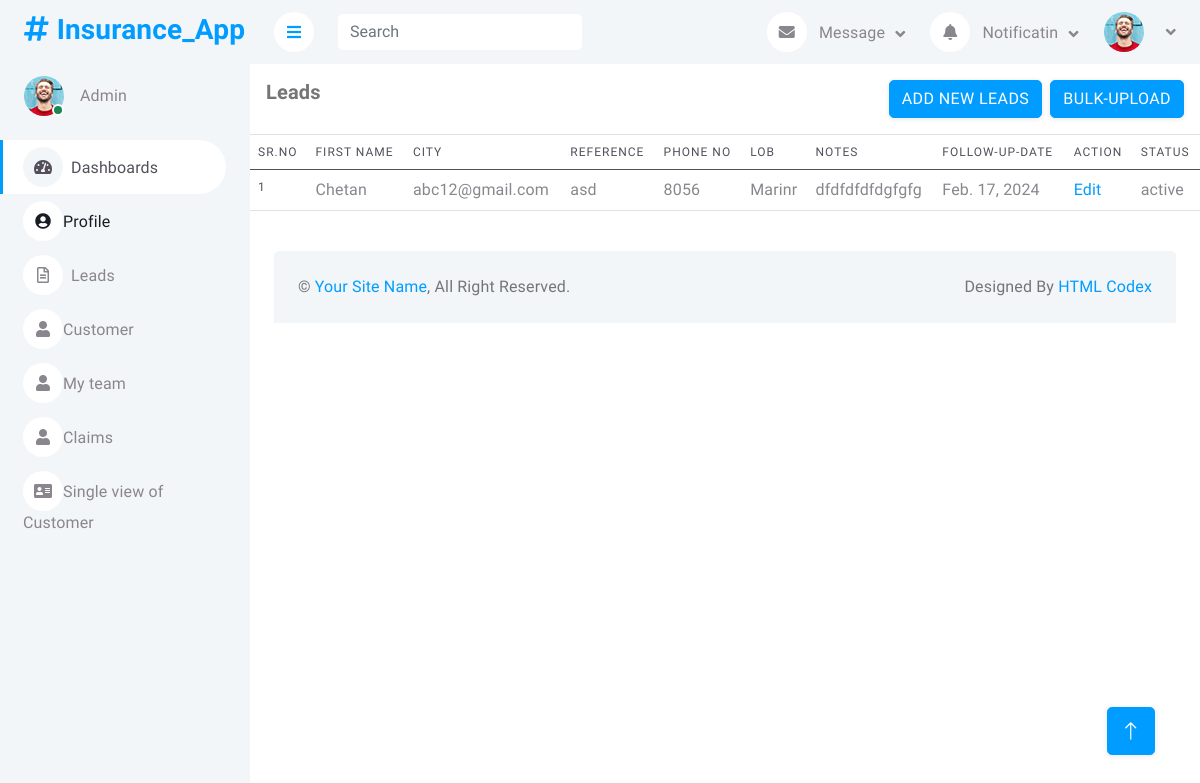
Page /leads/ on the earlier database version.
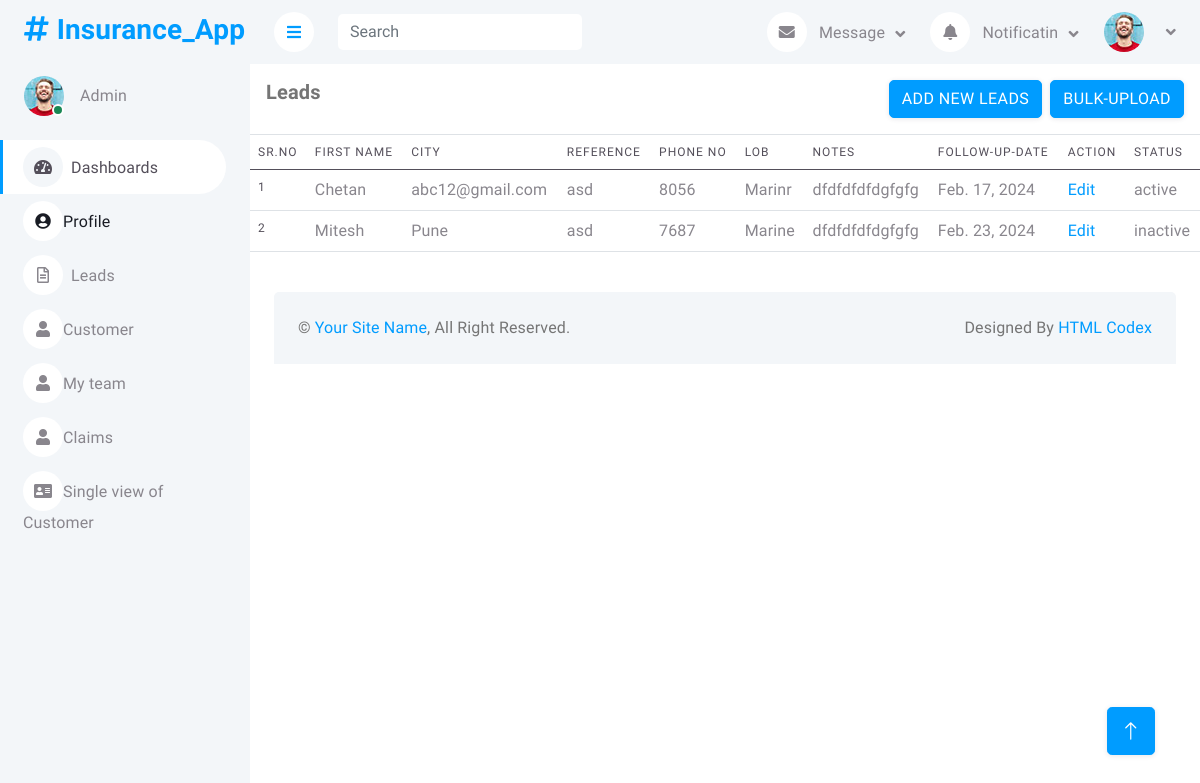
Same page on the later database version.
### InsurancePolicy/models.py (models this page shows, shortened)
class Lead(models.Model):
    FirstName=models.CharField(max_length=50)
    LastName=models.CharField(max_length=50)
    Phone_No=models.IntegerField()
    City=models.CharField(max_length=50)
    Reference=models.CharField(max_length=50)
    LOB=models.CharField(default='Engineering',max_length=50)
    Follow_up_date=models.DateField(default=date.today())
    Notes=models.CharField(max_length=1000)
    STATUS_CHOICES = (
        ("active", 'active'),
        ("inactive", 'inactive'),
    )
    Lead_Status=models.CharField(max_length=50,choices=STATUS_CHOICES, default="active")

### InsurancePolicy/views.py (the view)
# urls.py: path('leads/',views.leads,name='leads'),
def leads(request):
    leads=Lead.objects.all()
    return render(request,'leads.html',{'leads':leads})

### templates/leads.html
{% extends "base.html" %}
{% block mainsection %}
{% load static %}
<div class="col-12">
    <div class="border-bottom card-body">
        <div class="d-flex align-itms-center">
            <h5 class="mb-0 card-title flex-grow-1">Leads</h6>
                <div class="flex-shrink-0">
                    <a class='btn btn-primary me-1' href="/add-leads">Add new Leads</a>
                    <button type='button' class='btn btn-primary'>Bulk-upload</button>
                </div>
        </div>
    </div>
    <div class="table-responsive">
        <table class="table">
            <thead>
                <tr>
                    <th scope="col">Sr.No</th>
                    <th scope="col">First Name</th>
                    <th scope="col">City</th>
                    <th scope="col">Reference</th>
                    <th scope="col">Phone No</th>
                    <th scope="col"> LOB</th>
                    <th scope="col">Notes</th>
                    <th scope="col">Follow-up-Date</th>
                    <th scope="col">Action</th>
                    <th scope="col">Status</th>
                </tr>
            </thead>
            <tbody>
                {% for lead in leads %}
                <tr>
                    <th scope="row">{{forloop.counter}}</th>
                    <td>{{lead.FirstName}}</td>
                    <td>{{lead.City}}</td>
                    <td>{{lead.Reference}}</td>
                    <td>{{lead.Phone_No}}</td>
                    <td>{{lead.LOB}}</td>
                    <td>{{lead.Notes}}</td>
                    <td>{{lead.Follow_up_date}}</td>
                    <td><a href="/edit-leads/{{lead.id}}">Edit</a></td>
                    <td>{{lead.Lead_Status}}</td>
                </tr>
                {% endfor %}
            </tbody>
        </table>
    </div>
</div>
{% endblock mainsection %}

Differences in the rows shown:
added Lead: FirstName "Mitesh", City "Pune", Reference "asd", Phone_No "7687", LOB "Marine", Notes "dfdfdfdfdgfgfg", Follow_up_date "Feb. 23, 2024", Lead_Status "inactive"
